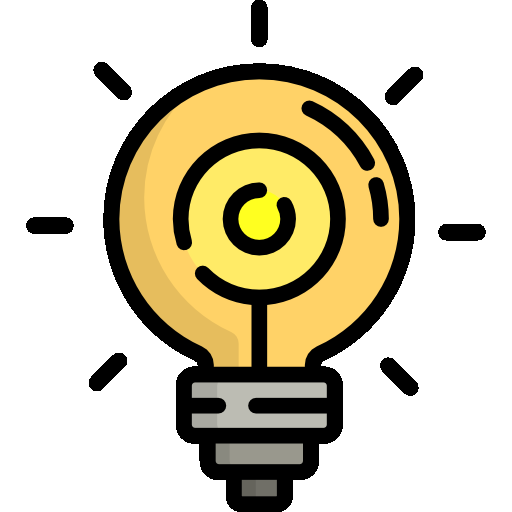
#> input picture livecoding/lampu.png, 512 x 512 px
$ python 04_contour.py
#> lines starting #> are read from the running program, lines starting #| are printed output that depends on the picture; after the words box and inside, x2 and y2 are one past the last pixel; in counts of white or black regions, pixels touching at a corner belong together
import cv2
import matplotlib
import numpy as np
from matplotlib import pyplot as plt

imggambar = cv2.imread("lampu.png", 0)
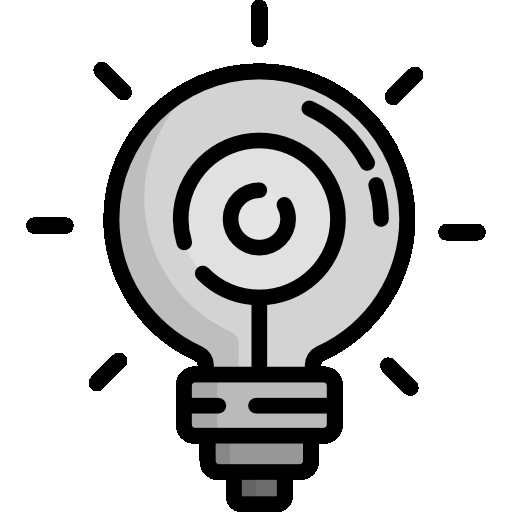
#> imggambar: shape (512, 512); min 0, max 255, mean 201.9

kernel2 = np.ones((15, 15), np.uint8)
thresh = 170

cv2.putText(imggambar,"()",(0,20),cv2.FONT_HERSHEY_COMPLEX,0.5,(0,0,0),1)
#> imggambar: shape (512, 512); 0.02% of pixels changed, all inside (x1, y1, x2, y2) = (2, 8, 13, 25)
imgbinary = cv2.threshold(imggambar,thresh, 255, cv2.THRESH_BINARY)[1]
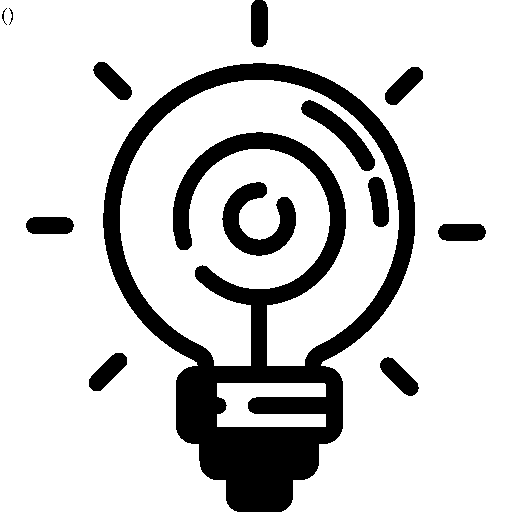
#> imgbinary: shape (512, 512); 81.7% white; 13 black regions, largest, box (x1, y1, x2, y2) and area: (103, 63, 415, 512) 37911, (222, 182, 296, 256) 2611, (301, 100, 375, 171) 1522
imginvers = ~imgbinary
imgdilation = cv2.dilate(imggambar, kernel2, iterations=1)
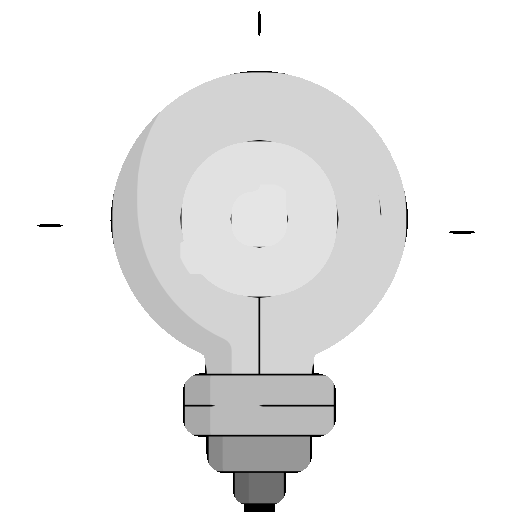
#> imgdilation: shape (512, 512); min 0, max 255, mean 237.5
tampil_hor = np.concatenate((imgbinary, imginvers), axis=1)
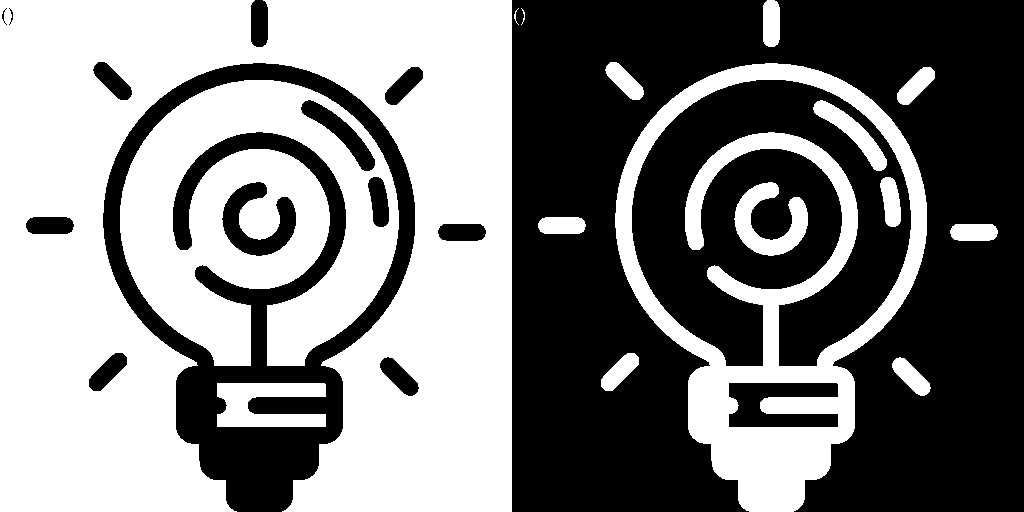
#> tampil_hor: shape (512, 1024); 50% white; 16 white regions, largest, box (x1, y1, x2, y2) and area: (0, 0, 512, 512) 162117, (120, 80, 399, 366) 48588, (615, 63, 927, 512) 37911

cv2.imshow('hasil akhir', imginvers)
cv2.waitKey(0)
cv2.destroyAllWindows()
